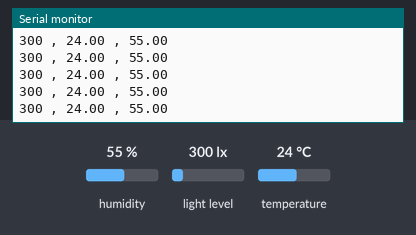
A sketch run on a simulated Arduino Uno, built with avr-gcc and run on an emulated ATmega328P. Parts: the last lines printed to the serial monitor. The test bench sets the inputs (shaded band); at power-on: humidity 55 %, light level 300 lx, temperature 24 °C.

Above: at 1.2 s.
1.3 s: humidity set to 22 %
At 1.72 s:
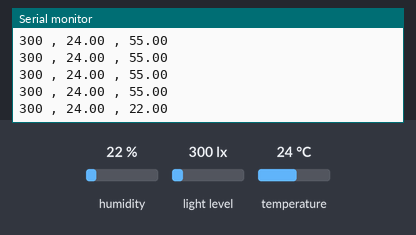
2.8 s: light level set to 40 lx
At 3.0 s:
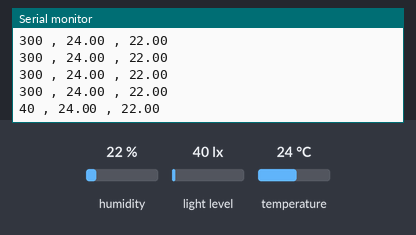
4.3 s: temperature set to 12 °C
At 4.54 s:
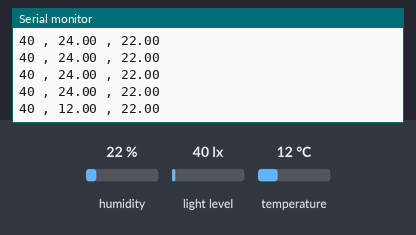
5.8 s: light level set to 500 lx
At 5.82 s:
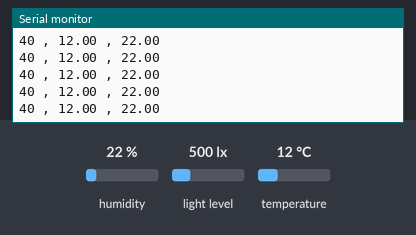
7.3 s: humidity set to 40 %
At 7.35 s:
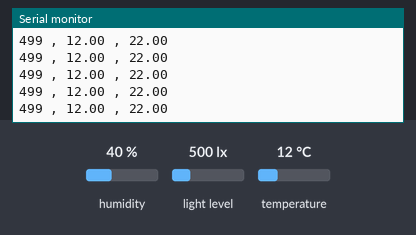
Timing chart, 0 to 9.8 s (numbered marks = the images above; inputs shaded):
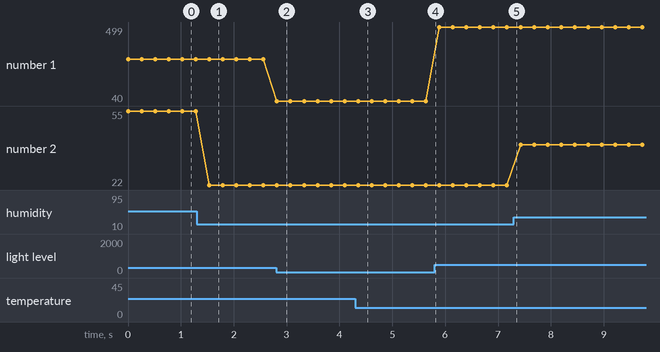

The sketch:

sketch_feb28a.ino
```cpp
#include <Wire.h>
#include <BH1750.h>

#include <Adafruit_Sensor.h>
#include <DHT.h>
#include <DHT_U.h>

#define DHTPIN            13
#define DHTTYPE           DHT22
BH1750 lightMeter;
DHT_Unified dht(DHTPIN, DHTTYPE);

uint32_t delayMS;

void setup(){
 Serial.begin(115200);
  Wire.begin();

  lightMeter.begin();

 dht.begin();


}


void loop() {

  uint16_t lux = lightMeter.readLightLevel();

  Serial.print(lux);
  Serial.print(" , ");


   sensors_event_t event;
  dht.temperature().getEvent(&event);
  if (isnan(event.temperature)) {
    Serial.print("0");
    Serial.print(" , ");
  }
  else {
    float temp;
    temp = event.temperature;
    Serial.print(temp);
    Serial.print(" , ");
  }

  dht.humidity().getEvent(&event);
  if (isnan(event.relative_humidity)) {
    Serial.print("0");
  }
  else {
   float humd;
   humd = event.relative_humidity;
    Serial.print(humd);
    Serial.println();
  }


  delay(250);

    delay(delayMS);

}
```

Measured:
- after the input at 1.3 s, the serial monitor: prints a new line after 0.24 s (image 1)
- after the input at 2.8 s, the serial monitor: prints a new line at once (image 2)
- after the input at 4.3 s, the serial monitor: prints a new line after 0.05 s (image 3)
- plotted number 1: 300 → 40 after the input at 2.8 s, 40 → 499 after the input at 5.8 s
- plotted number 2: 55 → 22 after the input at 1.3 s
